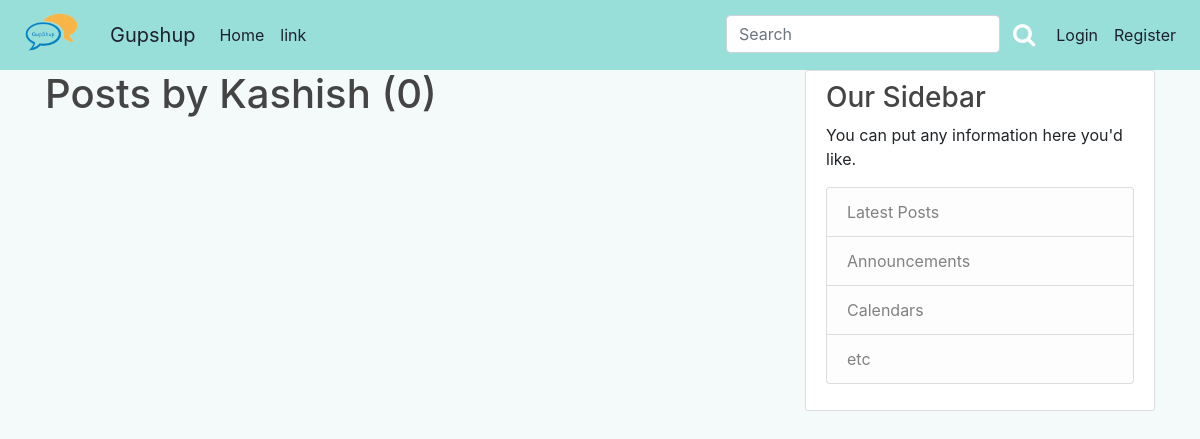
Before: /user/Kashish with the older database file.
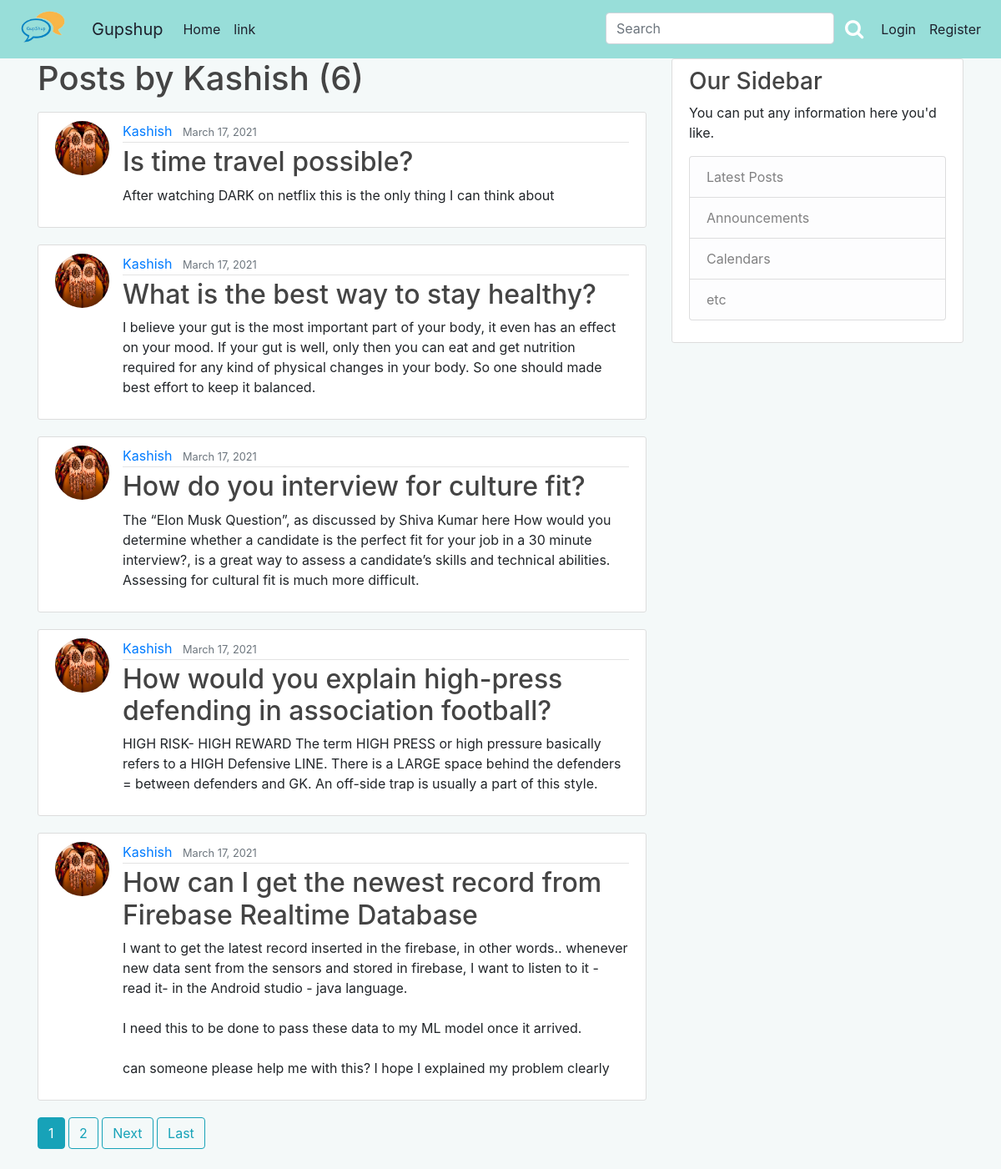
After: the same page with the newer database file.
### blog/models.py (models this page shows, shortened)
class Post(models.Model):
	title = models.CharField(max_length=100)
	content = models.TextField()
	date_posted = models.DateTimeField(default=timezone.now)
	author = models.ForeignKey(User, on_delete=models.CASCADE)
	category = models.CharField(
        max_length = 20,
        choices = Category_choices,
        default = 'Miscellenous'
        )
	likes = models.ManyToManyField(User, related_name = 'post_like')

### users/models.py (models this page shows, shortened)
class Profile(models.Model):
	user = models.OneToOneField(User, on_delete=models.CASCADE)
	image = models.ImageField(default='default.jpg',upload_to='profile_pics')

### blog/views.py (the view)
# urls.py: path('user/<str:username>', UserPostListView.as_view(), name='user-posts'),
class UserPostListView(ListView):
	model = Post
	template_name = 'blog/user_posts.html'
	context_object_name = 'posts'
	paginate_by = 5
	def get_queryset(self):
		user = get_object_or_404(User, username=self.kwargs.get('username'))
		return Post.objects.filter(author=user).order_by('-date_posted')

### blog/templates/blog/user_posts.html (shortened to what this page needs)
{% extends "blog/base.html" %}
{% block content %}
	<h1 class="mb-3">Posts by {{ view.kwargs.username }} ({{ page_obj.paginator.count }})</h1>
	{% for post in posts%}
		<article class="media content-section">
			<img class="rounded-circle article-img "src = {{post.author.profile.image.url}}>
		    <div class="media-body">
			    <div class="article-metadata">
			      <a class="mr-2" href="{% url 'user-posts' post.author.username %}">{{ post.author }}</a>
			      <small class="text-muted">{{ post.date_posted|date:"F d, Y" }}</small>
			    </div>
			    <h2><a class="article-title" href="{% url 'post-detail' post.id %}">{{ post.title }}</a></h2>
			    <p class="article-content">{{ post.content }}</p>
			</div>
		</article>
	{%endfor%}
	{% if is_paginated%}
		{% for num in page_obj.paginator.page_range %}
			{% if page_obj.number == num %}
				<a class="btn btn-info mb-4" href="?page={{ num }}">{{ num }}</a>
			{% elif num > page_obj.number|add:'-3' and num < page_obj.number|add:'3'%}
				<a class="btn btn-outline-info mb-4" href="?page={{ num }}">{{ num }}</a>
			{% endif %}
		{% endfor %}
		{% if page_obj.has_next %}
			<a class="btn btn-outline-info mb-4" href="?page={{ page_obj.next_page_number }}">Next</a>
			<a class="btn btn-outline-info mb-4" href="?page={{ page_obj.paginator.num_pages }}">Last</a>
		{% endif %}
	{% endif %}
{% endblock content %}

### blog/templates/blog/base.html (shortened to what this page needs)
{% load static %}
<!DOCTYPE html>
<html>
<head>
    <link rel="stylesheet" type="text/css" href="{% static 'blog/main.css'%}">
	<link rel="stylesheet" href="https://cdnjs.cloudflare.com/ajax/libs/font-awesome/4.7.0/css/font-awesome.min.css">
	<link rel="stylesheet" href="https://stackpath.bootstrapcdn.com/bootstrap/4.2.1/css/bootstrap.min.css">
	<link rel="stylesheet" href="https://cdnjs.cloudflare.com/ajax/libs/font-awesome/4.7.0/css/font-awesome.min.css">
	<link rel="stylesheet" href="https://stackpath.bootstrapcdn.com/font-awesome/4.7.0/css/font-awesome.min.css">
</head>
<body style="background-color: #f4f9f9" class="py-0 my-0">
	<nav class="navbar sticky-top navbar-expand-lg navbar-custom pb-2">
	<a class="navbar-brand" href="/">
	<img style="max-width:70px; margin-top: -7px;border-radius: 35%;"class="mr-2" src="{%static 'blog/LOGO_PNG.png'%}"></a>
  <a class="navbar-brand" href="/">Gupshup</a>
  <div class="collapse navbar-collapse" id="navbarSupportedContent">
    <ul class="navbar-nav mr-auto">
      <li class="nav-item active">
        <a class="nav-link" href="/" style="color: #1e212d">Home <span class="sr-only">(current)</span></a>
      </li>
      <li class="nav-item ">
        <a class="nav-link" href="#" style="color: #1e212d">link</a>
      </li>
    </ul>
	        <div class="navbar-nav">
	        	<form action="{% url 'search-result' %}" method="GET">
				<div style=" display: flex;">
	        		<input class="form-control" style="display: inline;" type="text" name="q" placeholder="Search">
					<button type="submit" class="btn btn-success-outline" ><i class="fa fa-search " style="font-size:24px; color:white;"></i> </i></button>
					</div>
	        	</form>
	        	{% if user.is_authenticated %}
	        		 <a class="nav-item nav-link" style="color: #1e212d" href="{% url 'profile' %}">Profile</a>
	        		 <a class="nav-item nav-link" style="color: #1e212d" href="{% url 'post-create' %}">New Post</a>
	        		 <a class="nav-item nav-link" style="color: #1e212d" href="{% url 'logout' %}">Logout</a>
	        	{% else %}
		           <a class="nav-item nav-link" style="color: #1e212d" href="{% url 'login' %}">Login</a>
		           <a class="nav-item nav-link" style="color: #1e212d" href="{% url 'register' %}">Register</a>
		           {% endif %}
	        </div>
  </div>
</nav>
	<main role="main" class="container">
	  <div class="row">
	    <div class="col-md-8">
	      {% block content %}{% endblock %}
	    </div>
	    <div class="col-md-4">
	      <div class="content-section">
	        <h3>Our Sidebar</h3>
	        <p class=''>You can put any information here you'd like.
	          <ul class="list-group">
	            <li class="list-group-item list-group-item-light">Latest Posts</li>
	            <li class="list-group-item list-group-item-light">Announcements</li>
	            <li class="list-group-item list-group-item-light">Calendars</li>
	            <li class="list-group-item list-group-item-light">etc</li>
	          </ul>
	        </p>
	      </div>
	    </div>
	  </div>
	</main>
</body>
</html>

### blog/static/blog/main.css (style rules this page uses)
body { background: #fafafa; color: #333333; margin-top: 5rem; }
h1, h2, h3, h4, h5, h6 { color: #444444; }
ul { margin: 0; }
.content-section { background: #ffffff; padding: 10px 20px; border: 1px solid #dddddd; border-radius: 3px; margin-bottom: 20px; }
.article-title { color: #444444; }
.article-content { white-space: pre-line; }
.article-img { height: 65px; width: 65px; margin-right: 16px; }
.article-metadata { padding-bottom: 1px; margin-bottom: 4px; border-bottom: 1px solid #e3e3e3 }

Changed rows visible on the page:
added Post: author.profile.image (picture), author "Kashish", date_posted "March 17, 2021", title "Is time travel possible?", content "After watching DARK on netflix this is the only thing I can think about"
added Post: author.profile.image (picture), author "Kashish", date_posted "March 17, 2021", title "What is the best way to stay healthy?", content "I believe your gut is the most important part of your body, it even has an effect on your mood. If your gut is well, only then you can eat and get nutrition required for any kind of physical changes in your body. So one should made best effort to keep it balanced."
added Post: author.profile.image (picture), author "Kashish", date_posted "March 17, 2021", title "How do you interview for culture fit?", content "The “Elon Musk Question”, as discussed by Shiva Kumar here How would you determine whether a candidate is the perfect fit for your job in a 30 minute interview?, is a great way to assess a candidate’s skills and technical abilities. Assessing for cultural fit is much more difficult."
added Post: author.profile.image (picture), author "Kashish", date_posted "March 17, 2021", title "How would you explain high-press defending in association football?", content "HIGH RISK- HIGH REWARD The term HIGH PRESS or high pressure basically refers to a HIGH Defensive LINE. There is a LARGE space behind the defenders = between defenders and GK. An off-side trap is usually a part of this style."
added Post: author.profile.image (picture), author "Kashish", date_posted "March 17, 2021", title "How can I get the newest record from Firebase Realtime Database", content "I want to get the latest record inserted in the firebase, in other words.. whenever new data sent from the sensors and stored in firebase, I want to listen to it - read it- in the Android studio - java language. I need this to be done to pass these data to my ML model once it arrived. can someone please help me with this? I hope I explained my problem clearly"
Other visible differences:
{{ page_obj.paginator.count }}: "0" → "6"
new list line: "1"
new list line: "2"
text now shown: "Next Last"
